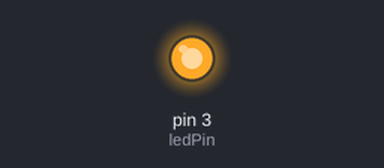
This sketch was run on a simulated Arduino Uno, built with avr-gcc and run on an emulated ATmega328P. Shown: output pins drawn as LEDs (lit = HIGH).

Above: at 0.05 s.
At 1.35 s:
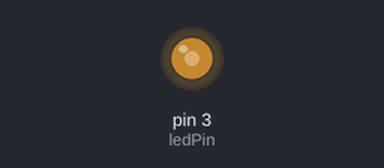
At 2.2 s:
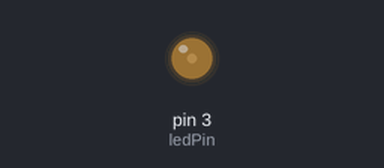
At 4.4 s:
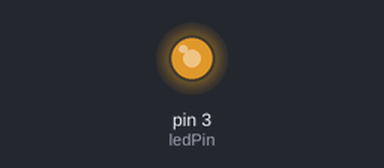
Timing chart, 0 to 6.6 s (numbered marks = the images above):
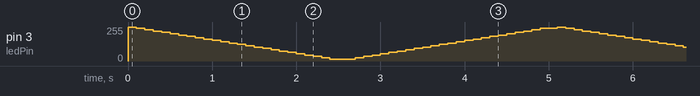

The sketch:

PWM.ino
```cpp
const int ledPin = 3;
void setup() {
  // put your setup code here, to run once:
  pinMode(ledPin, OUTPUT);
}

void loop() {
  int a = 254;
  int ctl = 1;
  while(a > 0){
    analogWrite(ledPin, a);
    delay(100);
    if(ctl == 1){
      a = a - 10;
      if(a == 4){
        ctl = -1*ctl;
        delay(100);
        }
    }
    if(ctl == -1){
      a = a + 10;
      if(a == 254){
        ctl = -1*ctl;
        delay(100);
      }
    }

  }

}
```
